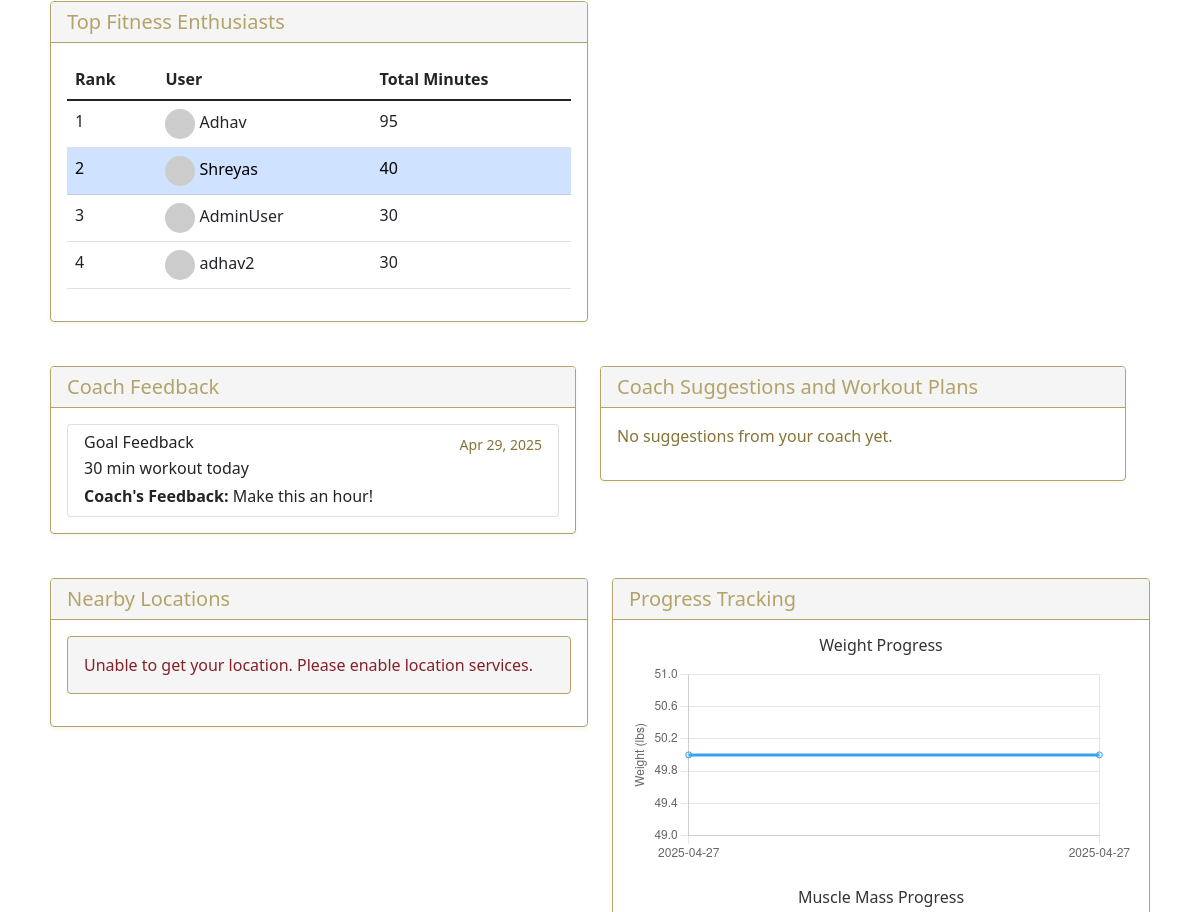
The app's page /dashboard/ (signed in, middle part), older data.
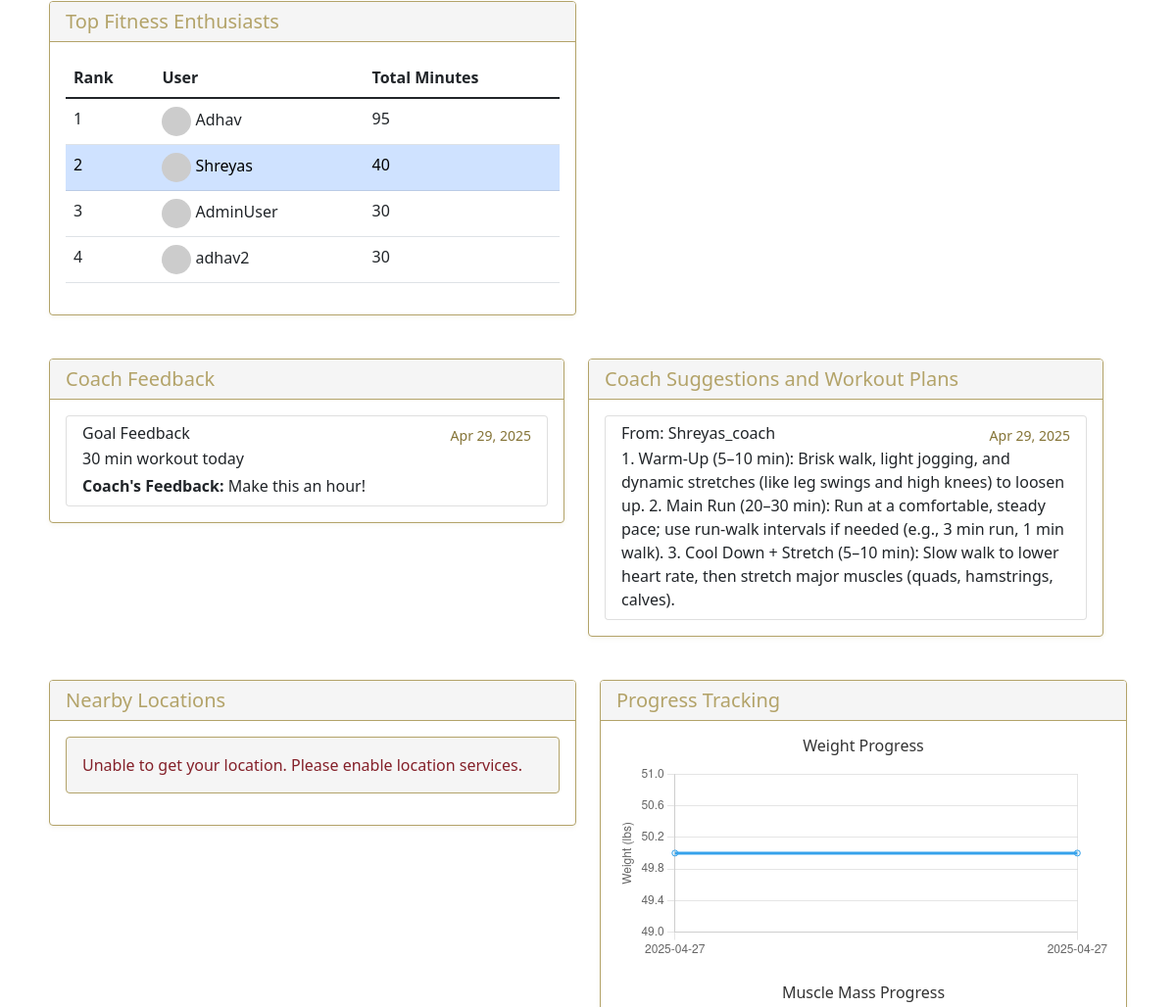
The same page, newer data.
### fitness/models.py (models this page shows, shortened)
class CustomUser(AbstractUser):
    USER_TYPE_CHOICES = (
        ('user', 'User'),
        ('coach', 'Coach'),
    )
    user_type = models.CharField(max_length=10, choices=USER_TYPE_CHOICES, default='user')
    bio = models.TextField(blank=True)
    profile_picture = models.ImageField(upload_to='profile_pictures/', null=True, blank=True)
    fitness_level = models.CharField(max_length=20, choices=(
        ('beginner', 'Beginner'),
        ('intermediate', 'Intermediate'),
        ('advanced', 'Advanced'),
    ), default='beginner')
    friends = models.ManyToManyField('self', symmetrical=False, blank=True)

class Goal(models.Model):
    user = models.ForeignKey(CustomUser, on_delete=models.CASCADE)
    description = models.TextField()
    created_at = models.DateTimeField(auto_now_add=True)
    target_date = models.DateField(null=True, blank=True)
    is_completed = models.BooleanField(default=False)
    coach_feedback = models.TextField(blank=True, null=True)

class CoachSuggestion(models.Model):
    user = models.ForeignKey(CustomUser, on_delete=models.CASCADE, related_name='suggestions')
    coach = models.ForeignKey(CustomUser, on_delete=models.CASCADE, related_name='given_suggestions')
    content = models.TextField()
    created_at = models.DateTimeField(auto_now_add=True)
    is_read = models.BooleanField(default=False)

### fitness/views.py (the view)
# urls.py: path('dashboard/', views.dashboard, name='dashboard'),
@login_required
def dashboard(request):
    if request.user.user_type == 'coach':
        return redirect('coach_dashboard')
    goals = Goal.objects.filter(user=request.user)
    workouts = Workout.objects.filter(user=request.user)
    suggestions = CoachSuggestion.objects.filter(user=request.user).order_by('-created_at')
    challenges = ChallengeParticipation.objects.filter(user=request.user)
    achievements = UserAchievement.objects.filter(user=request.user)
    progress_stats = ProgressStats.objects.filter(user=request.user).order_by('-date')[:5]
    total_workouts = workouts.count()
    total_calories = workouts.aggregate(total=Sum('calories_burned'))['total'] or 0
    avg_duration = workouts.aggregate(avg=Avg('duration'))['avg'] or 0
    leaderboard = CustomUser.objects.filter(user_type='user').annotate(
        total_minutes=Sum('workout__duration')
    ).exclude(total_minutes=None).order_by('-total_minutes')[:10]
    last_7_progress = ProgressStats.objects.filter(
        user=request.user,
        id__in=ProgressStats.objects.filter(user=request.user)
            .order_by('-date')
            .values_list('id', flat=True)[:7]
    ).order_by('date')
    progress_graph_data = {
        'dates': [progress.date.strftime('%Y-%m-%d') for progress in last_7_progress],
        'weights': [float(progress.weight) if progress.weight else None for progress in last_7_progress],
        'muscle_mass': [float(progress.muscle_mass) if progress.muscle_mass else None for progress in last_7_progress]
    }
    workout_types = workouts.values('workout_type').annotate(count=Count('id'))
    pie_chart_data = {
        'types': [wt['workout_type'] for wt in workout_types],
        'counts': [wt['count'] for wt in workout_types]
    }
    if WORKOUT_ASSISTANT_AVAILABLE:
        last_workouts = workouts.order_by('-created_at')[:3]
        latest_progress = progress_stats.first()
        progress_text = ""
        if latest_progress:
            progress_parts = []
            if latest_progress.weight:
                progress_parts.append(f"Weight: {latest_progress.weight} lbs")
            if latest_progress.body_fat_percentage:
                progress_parts.append(f"Body Fat: {latest_progress.body_fat_percentage}%")
            if latest_progress.muscle_mass:
                progress_parts.append(f"Muscle Mass: {latest_progress.muscle_mass} lbs")
            progress_text = ", ".join(progress_parts)
        workout_data = WorkoutData(
            goals=", ".join([goal.description for goal in goals]),
            progress=progress_text,
            last_workouts=[{
                "date": workout.created_at.strftime("%Y-%m-%d"),
                "type": workout.workout_type,
                "duration": workout.duration
            } for workout in last_workouts]
        )
        workout_tip = get_workout_tip(workout_data)
    else:
        workout_tip = "Keep up the great work! Remember to stay hydrated and maintain proper form during your workouts."
    default_lat = 40.7128  # New York City coordinates
    default_lng = -74.0060
    parks = get_nearby_locations(default_lat, default_lng, ['16032'])  # Parks category
    gyms = get_nearby_locations(default_lat, default_lng, ['18021'])  # Gyms category
    return render(request, 'fitness/dashboard.html', {
        'goals': goals,
        'workouts': workouts,
        'suggestions': suggestions,
        'challenges': challenges,
        'achievements': achievements,
        'progress_stats': progress_stats,
        'total_workouts': total_workouts,
        'total_calories': total_calories,
        'avg_duration': avg_duration,
        'workout_tip': workout_tip,
        'parks': parks,
        'gyms': gyms,
        'progress_graph_data': json.dumps(progress_graph_data),
        'pie_chart_data': json.dumps(pie_chart_data),
        'leaderboard': leaderboard
    })

### groq_client.py (called while the page is built)
    def __new__(cls):
        if cls._instance is None:
            with cls._lock:
                if cls._instance is None:
                    cls._instance = super(GroqClientSingleton, cls).__new__(cls)
                    cls._instance._client = Groq(
                        api_key="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"
                    )
        return cls._instance

    def get_chat_completion(self, messages, model="llama-3.3-70b-versatile"):
        return self._client.chat.completions.create(
            messages=messages,
            model=model
        )

### fitness/templates/fitness/dashboard.html (shortened to what the changed rows need)
{% extends 'fitness/base.html' %}
{% block content %}
<div class="row">
    <div class="col-md-6 mb-4">
        <div class="card">
            <div class="card-body">
                {% if leaderboard %}
                    <div class="table-responsive">
                        <table class="table table-hover">
                            <thead>
                                <tr>
                                    <th>Rank</th>
                                    <th>User</th>
                                    <th>Total Minutes</th>
                                </tr>
                            </thead>
                            <tbody>
                                {% for user in leaderboard %}
                                    <tr {% if user == request.user %}class="table-primary"{% endif %}>
                                        <td>{{ forloop.counter }}</td>
                                        <td>
                                            {% if user.profile_picture %}
                                                <img src="{{ user.profile_picture.url }}"
                                                     alt="{{ user.username }}"
                                                     class="rounded-circle"
                                                     style="width: 30px; height: 30px; object-fit: cover;">
                                            {% else %}
                                                <img src="https://placehold.co/30x30/607D8B/FFFFFF?text={{ user.username|slice:':1' }}"
                                                     alt="{{ user.username }}"
                                                     class="rounded-circle">
                                            {% endif %}
                                            {{ user.username }}
                                        </td>
                                        <td>{{ user.total_minutes }}</td>
                                    </tr>
                                {% endfor %}
                            </tbody>
                        </table>
                    </div>
                {% else %}
                    <p class="text-muted">No workout data available yet.</p>
                {% endif %}
            </div>
        </div>
    </div>
    <div class="row">
        <div class="col-md-6 mb-4">
            <div class="card">
                <div class="card-body">
                    {% if goals or workouts %}
                        <div class="list-group">
                            {% for goal in goals %}
                                {% if goal.coach_feedback %}
                                    <div class="list-group-item">
                                        <div class="d-flex justify-content-between align-items-center">
                                            <h6 class="mb-1">Goal Feedback</h6>
                                            <small class="text-muted">{{ goal.created_at|date:"M d, Y" }}</small>
                                        </div>
                                        <p class="mb-1">{{ goal.description }}</p>
                                        <p class="mb-0"><strong>Coach's Feedback:</strong> {{ goal.coach_feedback }}</p>
                                    </div>
                                {% endif %}
                            {% endfor %}
                        </div>
                    {% else %}
                        <p class="text-muted">No feedback from your coach yet.</p>
                    {% endif %}
                </div>
            </div>
        </div>
        <div class="col-md-6 mb-4">
            <div class="card">
                <div class="card-body">
                    {% if suggestions %}
                        <div class="list-group">
                            {% for suggestion in suggestions|slice:":3" %}
                                <div class="list-group-item">
                                    <div class="d-flex justify-content-between align-items-center">
                                        <h6 class="mb-1">From: {{ suggestion.coach.username }}</h6>
                                        <small class="text-muted">{{ suggestion.created_at|date:"M d, Y" }}</small>
                                    </div>
                                    <p class="mb-0">{{ suggestion.content }}</p>
                                </div>
                            {% endfor %}
                        </div>
                    {% else %}
                        <p class="text-muted">No suggestions from your coach yet.</p>
                    {% endif %}
                </div>
            </div>
        </div>
    </div>
</div>
{% endblock %}

Row changes from the older to the newer data that the page shows:
added CoachSuggestion: coach.username "Shreyas_coach", created_at "Apr 29, 2025", content "1. Warm-Up (5–10 min): Brisk walk, light jogging, and dynamic stretches (like leg swings and high knees) to loosen up. 2. Main Run (20–30 min): Run at a comfortable, steady pace; use run-walk intervals if needed (e.g., 3 min run, 1 min walk). 3. Cool Down + Stretch (5–10 min): Slow walk to lower heart rate, then stretch major muscles (quads, hamstrings, calves)."
Text that changed along with them:
text no longer shown: "No suggestions from your coach yet."
